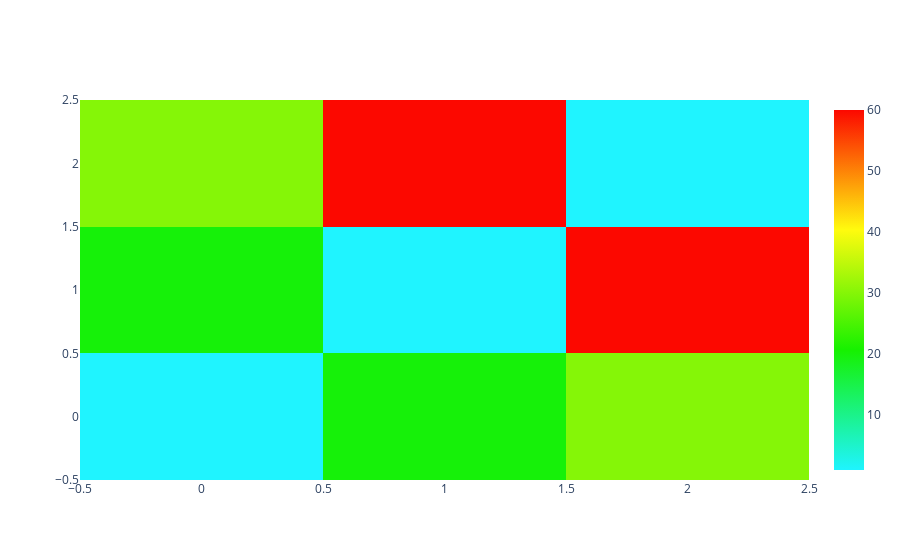

Here is the notebook cell this chart was saved with:
### Code cell
# 'aggrnyl', 'agsunset', 'algae', 'amp', 'armyrose', 'balance',
# 'blackbody', 'bluered', 'blues', 'blugrn', 'bluyl', 'brbg',
# 'brwnyl', 'bugn', 'bupu', 'burg', 'burgyl', 'cividis', 'curl',
# 'darkmint', 'deep', 'delta', 'dense', 'earth', 'edge', 'electric',
# 'emrld', 'fall', 'geyser', 'gnbu', 'gray', 'greens', 'greys',
# 'haline', 'hot', 'hsv', 'ice', 'icefire', 'inferno', 'jet',
# 'magenta', 'magma', 'matter', 'mint', 'mrybm', 'mygbm', 'oranges',
# 'orrd', 'oryel', 'peach', 'phase', 'picnic', 'pinkyl', 'piyg',
# 'plasma', 'plotly3', 'portland', 'prgn', 'pubu', 'pubugn', 'puor',
# 'purd', 'purp', 'purples', 'purpor', 'rainbow', 'rdbu', 'rdgy',
# 'rdpu', 'rdylbu', 'rdylgn', 'redor', 'reds', 'solar', 'spectral',
# 'speed', 'sunset', 'sunsetdark', 'teal', 'tealgrn', 'tealrose',
# 'tempo', 'temps', 'thermal', 'tropic', 'turbid', 'twilight',
# 'viridis', 'ylgn', 'ylgnbu', 'ylorbr', 'ylorrd'


# https://plot.ly/python-api-reference/generated/plotly.graph_objects.Heatmap.html
# Greys,YlGnBu,Greens,YlOrR d,Bluered,RdBu,Reds,Blues,Picnic,Rainbow,Portland,Jet,H ot,Blackbody,Earth,Electric,Viridis,Cividis.

import plotly.graph_objects as go

fig = go.Figure(data=go.Heatmap(
                    z=[[1, 20, 30],
                      [20, 1, 60],
                      [30, 60, 1]]
                      ,colorscale=['#1ff4ff','#16f100','#fffb0e','#fc0800']
                      )
                )
fig.show()

### Figure 1 — Plotly figure (JSON) as saved in the notebook; plotly's stock layout.template omitted (floating-point values rounded to 4 significant figures)
{"data": [{"colorscale": [[0, "#1ff4ff"], [0.3333, "#16f100"], [0.6667, "#fffb0e"], [1, "#fc0800"]], "type": "heatmap", "z": [[1, 20, 30], [20, 1, 60], [30, 60, 1]]}], "layout": {}}
